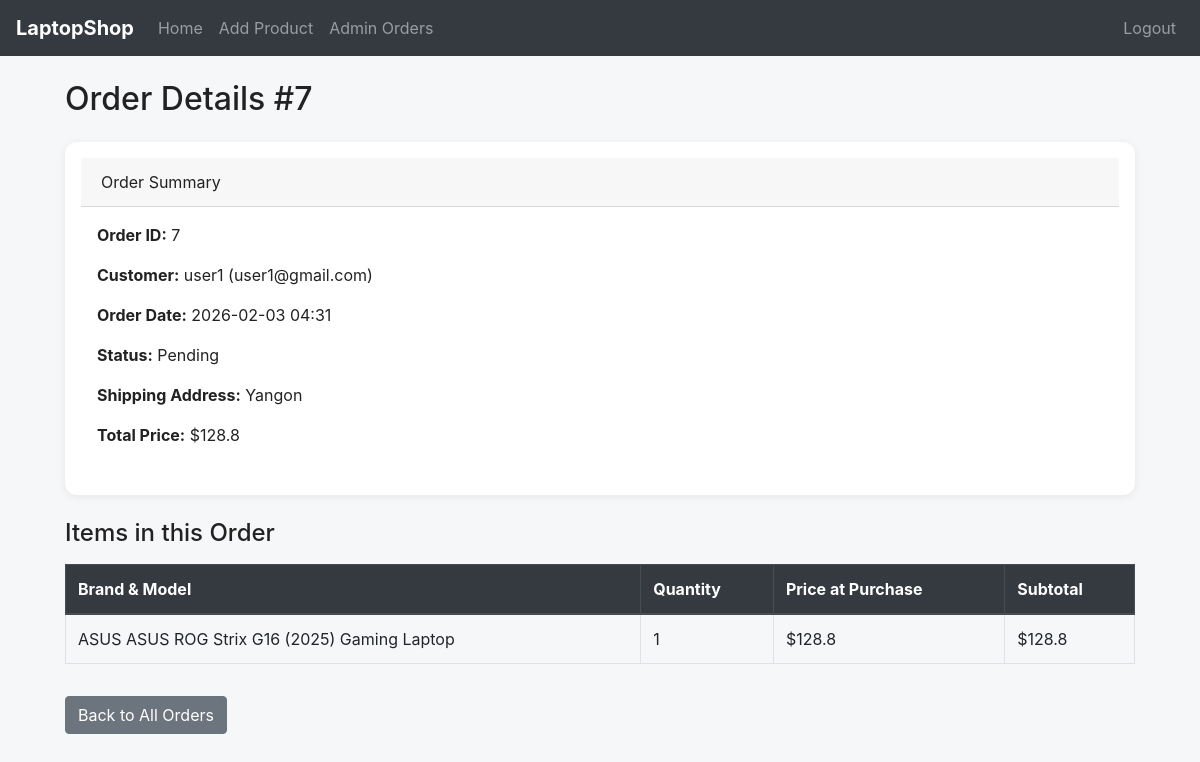
Page /admin/order/7 (signed in) on the committed database.
### models.py (models this page shows, shortened)
class Order(db.Model):
    id = db.Column(db.Integer, primary_key=True)
    user_id = db.Column(db.Integer, db.ForeignKey('user.id'), nullable=False)
    total_price = db.Column(db.Float, nullable=False)
    status = db.Column(db.String(20), nullable=False, default='Pending') # e.g., Pending, Shipped, Delivered, Cancelled
    order_date = db.Column(db.DateTime, nullable=False, default=datetime.utcnow)
    shipping_address = db.Column(db.Text, nullable=False)
    items = db.relationship('OrderItem', backref='order', lazy=True, cascade="all, delete-orphan")

class User(db.Model, UserMixin):
    id = db.Column(db.Integer, primary_key=True)
    username = db.Column(db.String(80), nullable=False)
    email = db.Column(db.String(120), unique=True, nullable=False)
    password = db.Column(db.String(200), nullable=False)
    role = db.Column(db.String(10), nullable=False, default='user')  # 'user' or 'admin'
    orders = db.relationship('Order', backref='customer', lazy=True)

class OrderItem(db.Model):
    id = db.Column(db.Integer, primary_key=True)
    order_id = db.Column(db.Integer, db.ForeignKey('order.id'), nullable=False)
    laptop_id = db.Column(db.Integer, db.ForeignKey('laptop.id'), nullable=False)
    quantity = db.Column(db.Integer, nullable=False, default=1)
    price_at_purchase = db.Column(db.Float, nullable=False) # Price of one item at the time of purchase
    laptop = db.relationship('Laptop')

class Laptop(db.Model):
    id = db.Column(db.Integer, primary_key=True)
    brand = db.Column(db.String(80), nullable=False)
    model = db.Column(db.String(80), nullable=False)
    specs = db.Column(db.Text)
    price = db.Column(db.Float, nullable=False)
    discount = db.Column(db.Float, default=0)
    promotion = db.Column(db.String(120))
    image = db.Column(db.String(120))
    stock = db.Column(db.Integer, default=0)
    description = db.Column(db.Text)

### routes.py (the view)
    @app.route('/admin/order/<int:order_id>')
    @login_required
    def admin_order_details(order_id):
        if current_user.role != 'admin':
            flash('Admins only!', 'error')
            return redirect(url_for('index'))
        order = Order.query.get_or_404(order_id)
        return render_template('admin_order_details.html', order=order)

### main.py (called while the page is built)
@login_manager.user_loader
def load_user(user_id):
    return User.query.get(int(user_id))

### templates/admin_order_details.html
{% extends "base.html" %}
{% block content %}
<h2 class="mb-4">Order Details #{{ order.id }}</h2>
<div class="card">
    <div class="card-header">
        Order Summary
    </div>
    <div class="card-body">
        <p><strong>Order ID:</strong> {{ order.id }}</p>
        <p><strong>Customer:</strong> {{ order.customer.username }} ({{ order.customer.email }})</p>
        <p><strong>Order Date:</strong> {{ order.order_date.strftime('%Y-%m-%d %H:%M') }}</p>
        <p><strong>Status:</strong> {{ order.status }}</p>
        <p><strong>Shipping Address:</strong> {{ order.shipping_address }}</p>
        <p><strong>Total Price:</strong> ${{ order.total_price|round(2) }}</p>
    </div>
</div>
<h4 class="mt-4">Items in this Order</h4>
<table class="table table-bordered">
    <thead class="thead-dark">
        <tr>
            <th>Brand & Model</th>
            <th>Quantity</th>
            <th>Price at Purchase</th>
            <th>Subtotal</th>
        </tr>
    </thead>
    <tbody>
        {% for item in order.items %}
        <tr>
            <td>{{ item.laptop.brand }} {{ item.laptop.model }}</td>
            <td>{{ item.quantity }}</td>
            <td>${{ item.price_at_purchase|round(2) }}</td>
            <td>${{ (item.price_at_purchase * item.quantity)|round(2) }}</td>
        </tr>
        {% endfor %}
    </tbody>
</table>
<a href="{{ url_for('admin_orders') }}" class="btn btn-secondary mt-3">Back to All Orders</a>
{% endblock %}

### static/style.css (style rules this page uses)
body { background-color: #f8f9fa; }
.card { box-shadow: 0 2px 8px rgba(0,0,0,0.07); border-radius: 8px; }
:root { --app-max-width: 1100px; --radius-lg: 12px; --radius-md: 8px; --radius-sm: 6px; --space-sm: 8px; --space-md: 16px; --space-lg: 24px; --muted: #6c757d; --bg: #ffffff; --card-bg: #ffffff; }
*,*::before,*::after { box-sizing:border-box }
body { font-family: -apple-system, BlinkMacSystemFont, 'Segoe UI', Roboto, 'Helvetica Neue', Arial; color:#222; background: #f6f7f9; -webkit-font-smoothing:antialiased; }
.card { border: 0; border-radius: var(--radius-lg); background: var(--card-bg); padding: var(--space-md); overflow: hidden; }
.card-body { padding: var(--space-md) }
h1,h2,h3,h4 { margin-top:0; margin-bottom: var(--space-md) }
.mb-4 { margin-bottom: var(--space-lg) !important }

### rows in the picture
Order: id "7", order_date "2026-02-03 04:31", status "Pending", shipping_address "Yangon", total_price "128.8"
User: customer.username "user1", customer.email "user1@gmail.com"
OrderItem: laptop.brand "ASUS", laptop.model "ASUS ROG Strix G16 (2025) Gaming Laptop", quantity "1", price_at_purchase "128.8", (item.price_at_purchase*item.quantity)|round(2) "128.8"
